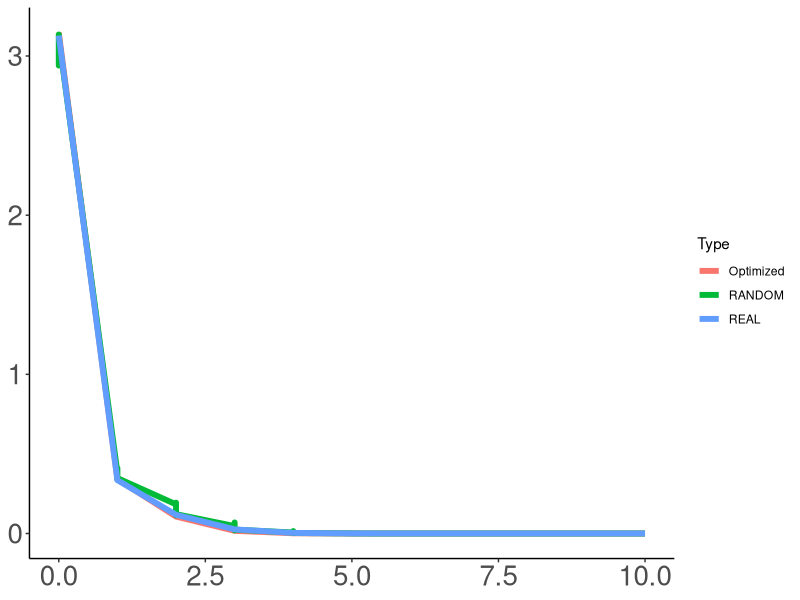
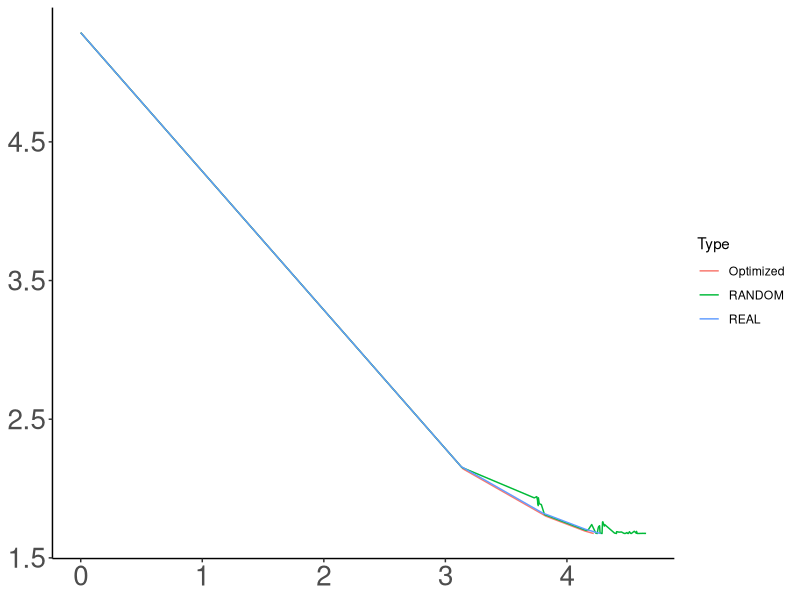
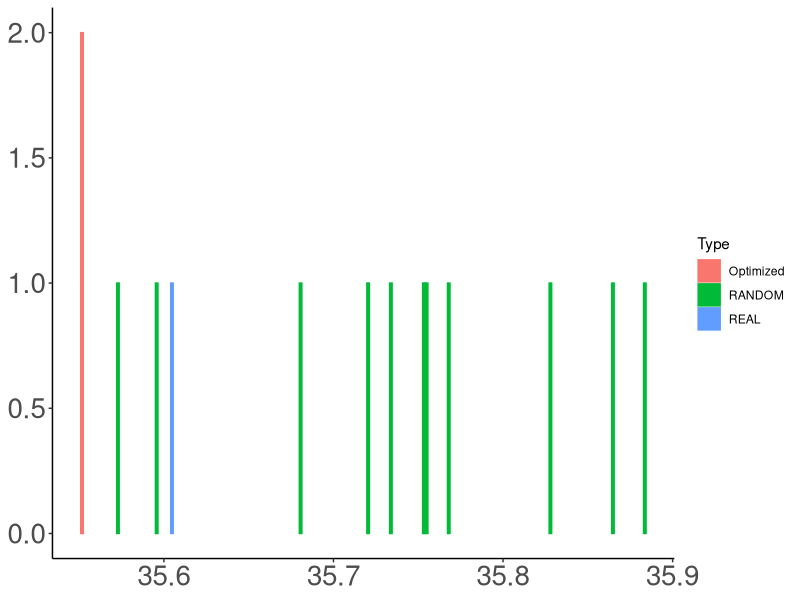
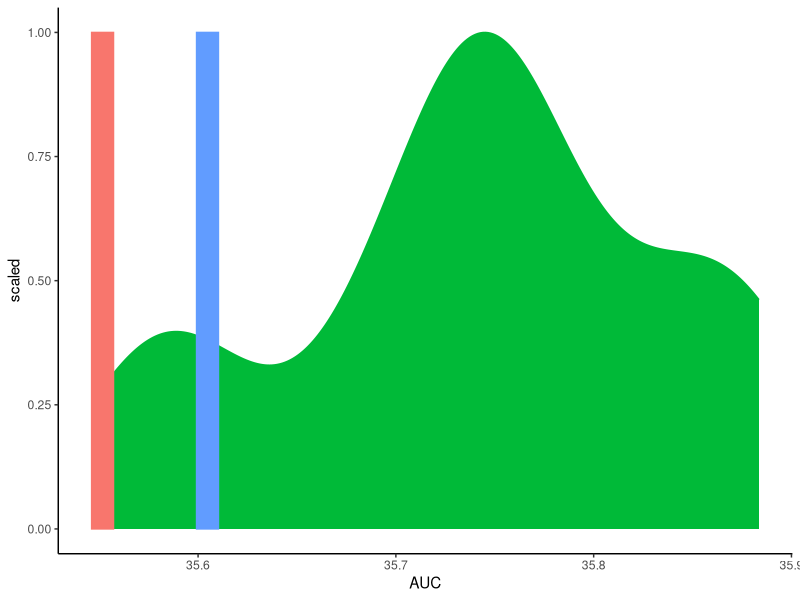

The R script that drew these images, in order:
data = read.csv("results.tsv", sep="\t")


library(tidyr)
library(dplyr)
library(ggplot2)

data = data %>% filter(Script == "forWords_Sesotho_RandomOrder_Normalized.py")


data$Type = ifelse(data$Model %in% c("REAL", "RANDOM"), as.character(data$Model), "Optimized")

plot = ggplot(data, aes(x=Distance, y=MI, color=Type)) + geom_line(size=2)
plot = plot + theme_bw()
plot = plot + theme(axis.title.x=element_blank(), axis.title.y=element_blank(), axis.text = element_text(size=20))
plot = plot + theme(panel.grid.major = element_blank(), panel.grid.minor = element_blank(), panel.background = element_blank()) #, legend.position="none")
plot = plot + theme(axis.line = element_line(colour = "black"),
            panel.grid.major = element_blank(),
                panel.grid.minor = element_blank(),
                panel.border = element_blank(),
                    panel.background = element_blank())
ggsave(plot, file=paste("figures/Sesotho-suffixes-byMorphemes-it.pdf", sep=""), height=4, width=4)



plot = ggplot(data, aes(x=Memory, y=Surprisal, color=Type)) + geom_line() #size=2)
plot = plot + theme_bw()
plot = plot + theme(axis.title.x=element_blank(), axis.title.y=element_blank(), axis.text = element_text(size=20))
plot = plot + theme(panel.grid.major = element_blank(), panel.grid.minor = element_blank(), panel.background = element_blank()) #, legend.position="none")
plot = plot + theme(axis.line = element_line(colour = "black"),
            panel.grid.major = element_blank(),
                panel.grid.minor = element_blank(),
                panel.border = element_blank(),
                    panel.background = element_blank())
ggsave(plot, file=paste("figures/Sesotho-suffixes-byMorphemes-memsurp.pdf", sep=""), height=4, width=4)

data = read.csv("results_auc.tsv", sep="\t")

data = data %>% filter(Script == "forWords_Sesotho_RandomOrder_Normalized.py")


data$Type = ifelse(data$Model %in% c("REAL", "RANDOM"), as.character(data$Model), "Optimized")

plot = ggplot(data, aes(x=AUC, y=1, color=Type, fill=Type)) + geom_bar(stat="identity") #size=2)
plot = plot + theme_bw()
plot = plot + theme(axis.title.x=element_blank(), axis.title.y=element_blank(), axis.text = element_text(size=20))
plot = plot + theme(panel.grid.major = element_blank(), panel.grid.minor = element_blank(), panel.background = element_blank()) #, legend.position="none")
plot = plot + theme(axis.line = element_line(colour = "black"),
            panel.grid.major = element_blank(),
                panel.grid.minor = element_blank(),
                panel.border = element_blank(),
                    panel.background = element_blank())
ggsave(plot, file=paste("figures/Sesotho-suffixes-byMorphemes-auc.pdf", sep=""), height=4, width=4)

barWidth = (max(data$AUC) - min(data$AUC))/30

plot = ggplot(data, aes(x=AUC, fill=Type, color=Type))
plot = plot + theme_classic()
plot = plot + theme(legend.position="none")
plot = plot + geom_density(data= data%>%filter(Type == "RANDOM"), aes(y=..scaled..)) 
plot = plot + geom_bar(data = data %>% filter(!(Type %in% c("RANDOM"))) %>% group_by(Type) %>% summarise(AUC=mean(AUC)) %>% mutate(y=1),  aes(y=y, group=Type), width=barWidth, stat="identity", position = position_dodge())
ggsave(plot, file=paste("figures/Sesotho-suffixes-byMorphemes-auc-hist.pdf", sep=""), height=4, width=4)



